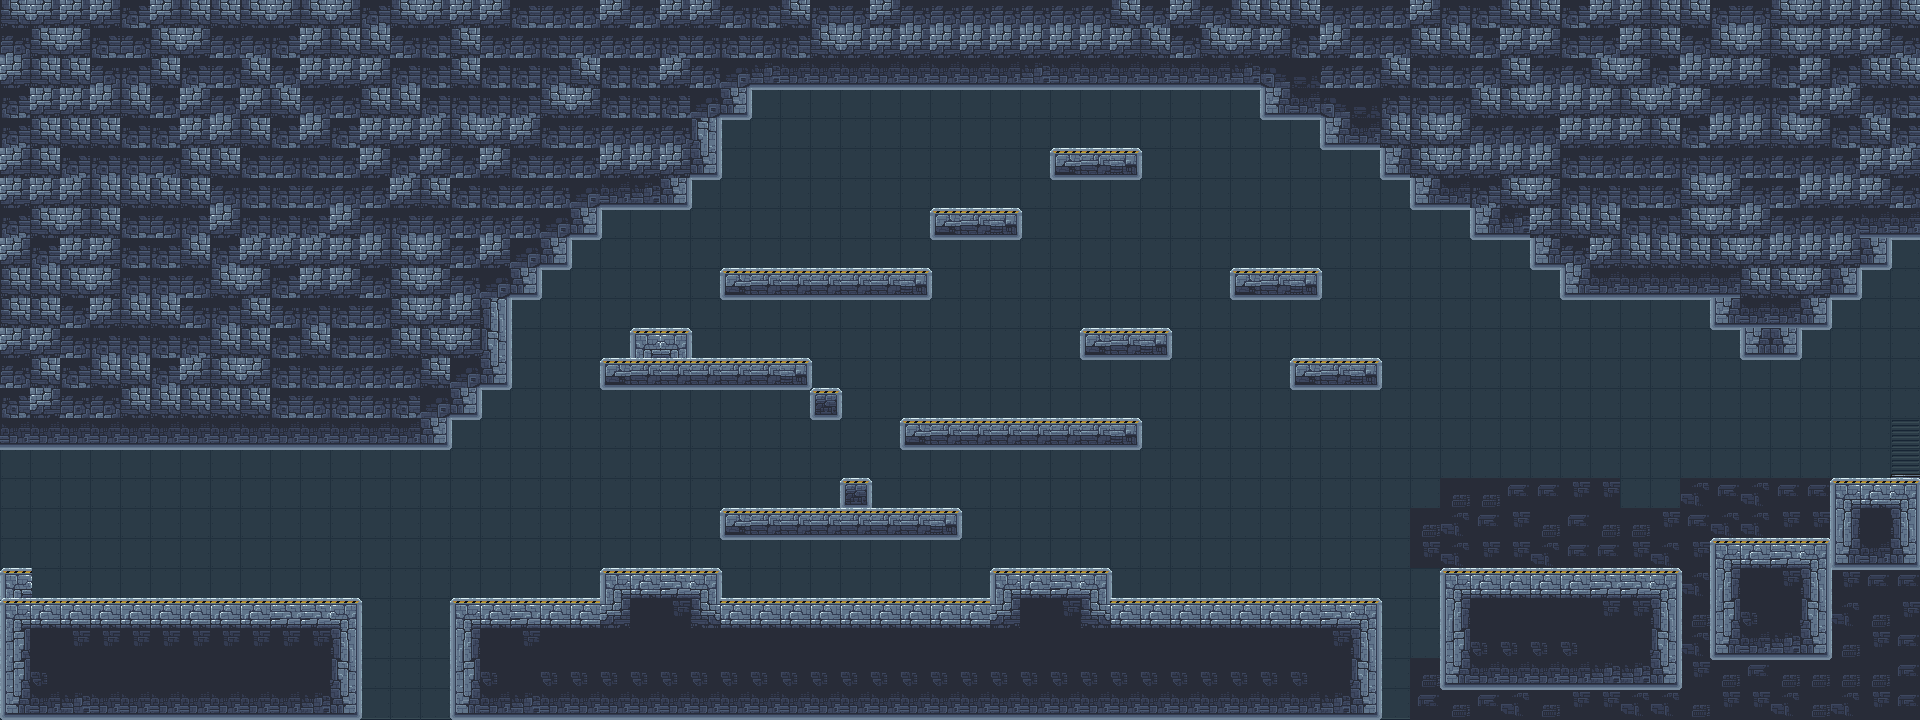

Below is a game level as drawn by its tile map, then a one-line description and the .tmx that defines it (tile-layer data replaced by summaries):
An orthogonal 64x24 tile map with 30x30 px tiles, 2 tile layers (back, Calque de Tuiles 1) and 62 objects.

<map version="1.10" tiledversion="1.11.0" orientation="orthogonal" renderorder="right-down" width="64" height="24" tilewidth="30" tileheight="30" infinite="0" nextlayerid="9" nextobjectid="76">
 <tileset firstgid="1" source="level_tileset.tsx" />
 <layer id="3" name="back" width="64" height="24">
  <data>[1536 cells, 1536 non-empty, 6 distinct tile ids]</data>
 </layer>
 <layer id="1" name="Calque de Tuiles 1" width="64" height="24">
  <data>[1536 cells, 835 non-empty, 28 distinct tile ids]</data>
 </layer>
 <objectgroup id="4" name="ground" visible="0">
  <object id="1" x="0" y="570" width="30" height="30" />
  <object id="3" x="0" y="600" width="360" height="120" />
  <object id="4" x="450" y="600" width="150" height="120" />
  <object id="5" x="600" y="570" width="120" height="150" />
  <object id="6" x="720" y="600" width="660" height="120" />
  <object id="7" x="990" y="570" width="120" height="30" />
  <object id="8" x="1440" y="570" width="240" height="120" />
  <object id="9" x="1710" y="540" width="120" height="120" />
  <object id="10" x="1830" y="480" width="90" height="90" />
  <object id="11" x="1290" y="360" width="90" height="30" />
  <object id="12" x="1230" y="270" width="90" height="30" />
  <object id="13" x="1050" y="150" width="90" height="30" />
  <object id="14" x="930" y="210" width="90" height="30" />
  <object id="15" x="720" y="270" width="210" height="30" />
  <object id="16" x="600" y="360" width="210" height="30" />
  <object id="18" x="720" y="510" width="240" height="30" />
  <object id="19" x="1080" y="330" width="90" height="30" />
  <object id="46" x="0" y="0" width="450" height="450" />
  <object id="48" x="450" y="0" width="1110" height="90" />
  <object id="49" x="1560" y="0" width="360" height="240" />
  <object id="50" x="1560" y="240" width="300" height="60" />
  <object id="51" x="1860" y="240" width="30" height="30" />
  <object id="52" x="1710" y="300" width="120" height="30" />
  <object id="53" x="1740" y="330" width="60" height="30" />
  <object id="54" x="1260" y="90" width="300" height="30" />
  <object id="55" x="1320" y="120" width="30" height="30" />
  <object id="56" x="1350" y="120" width="30" height="30" />
  <object id="57" x="1380" y="120" width="90" height="60" />
  <object id="58" x="1410" y="180" width="150" height="30" />
  <object id="59" x="1470" y="120" width="90" height="60" />
  <object id="60" x="1470" y="210" width="90" height="30" />
  <object id="61" x="1530" y="240" width="30" height="30" />
  <object id="62" x="450" y="90" width="300" height="30" />
  <object id="63" x="450" y="120" width="270" height="60" />
  <object id="64" x="450" y="180" width="240" height="30" />
  <object id="65" x="450" y="210" width="150" height="30" />
  <object id="66" x="450" y="240" width="120" height="30" />
  <object id="67" x="450" y="270" width="90" height="30" />
  <object id="68" x="450" y="300" width="60" height="90" />
  <object id="69" x="450" y="390" width="30" height="30" />
  <object id="70" x="900" y="420" width="240" height="30" />
  <object id="73" x="630" y="330" width="60" height="30" />
  <object id="74" x="810" y="390" width="30" height="30" />
  <object id="75" x="840" y="480" width="30" height="30" />
 </objectgroup>
 <objectgroup id="5" name="spawn_monstre">
  <object id="20" x="750" y="540" width="180" height="60" />
  <object id="21" x="1170" y="540" width="180" height="60" />
  <object id="22" x="1080" y="120" width="60" height="30" />
  <object id="23" x="780" y="240" width="120" height="30" />
  <object id="24" x="990" y="360" width="90" height="60" />
  <object id="25" x="1530" y="480" width="90" height="90" />
  <object id="26" x="1740" y="510" width="60" height="30" />
  <object id="34" x="570" y="570" width="30" height="30" />
 </objectgroup>
 <objectgroup id="6" name="spawn_item">
  <object id="27" x="1350" y="330" width="30" height="30" />
  <object id="28" x="960" y="180" width="30" height="30" />
  <object id="29" x="960" y="570" width="30" height="30" />
  <object id="30" x="780" y="480" width="30" height="30" />
  <object id="31" x="870" y="480" width="30" height="30" />
  <object id="32" x="1050" y="540" width="30" height="30" />
  <object id="33" x="480" y="570" width="30" height="30" />
  <object id="71" x="1260" y="240" width="30" height="30" />
  <object id="72" x="1110" y="300" width="30" height="30" />
 </objectgroup>
 <objectgroup id="7" name="exit">
  <object id="35" x="1890" y="420" width="30" height="60" />
 </objectgroup>
</map>
